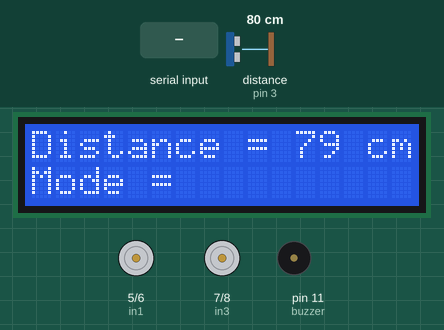
Simulated run of this sketch. Board: Arduino Uno, built with avr-gcc and run on an emulated ATmega328P. On the bench: 16×2 character LCD, motor-driver pin pairs drawn as motors (green arrow = first pin HIGH = forward, orange = second pin HIGH = backward, longer = more drive, scaled by the enable pin), buzzer (waves = sounding, pin HIGH). Wiring (inferred from the names in the program): ultrasonic range finder: trigger pin 4; echo pin 3. The inputs (shaded band) are chosen by the test bench; at power-on: distance to the obstacle (sensor on pin 3) 80 cm. The echo pulse lasts 58.3 µs per cm; pins used as bus, display or sensor lines are not drawn.

Above: at 1.2 s.
1.3 s: "F" received over Serial
At 2.5 s:
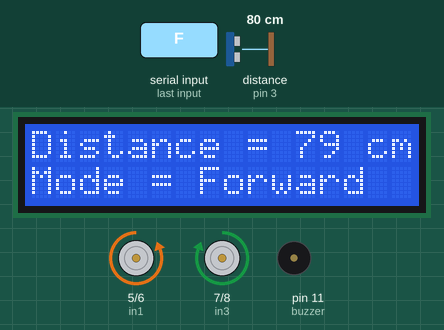
2.8 s: "B" received over Serial
At 3.8 s:
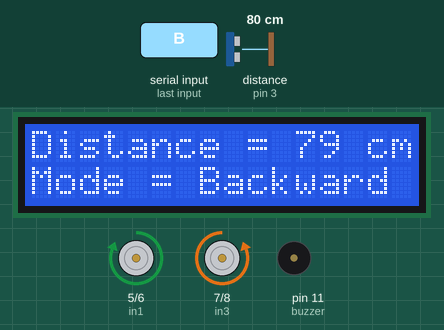
4.3 s: "R" received over Serial
At 4.9 s:
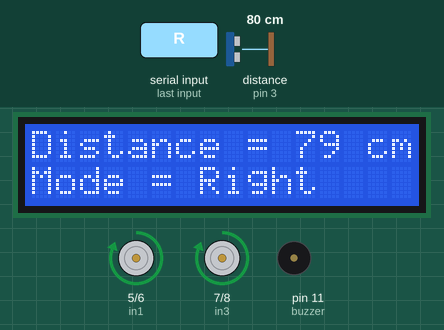
5.8 s: "L" received over Serial
At 7.0 s:
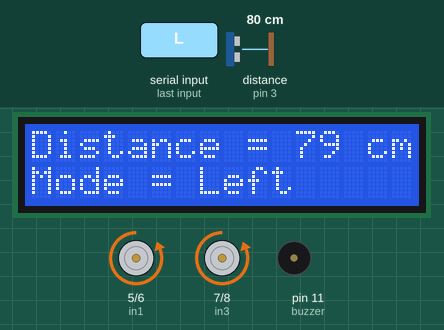
7.3 s: "S" received over Serial
At 8.5 s:
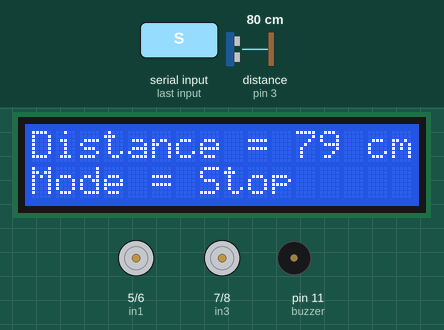
8.8 s: distance to the obstacle (sensor on pin 3) set to 24 cm
At 9.6 s:
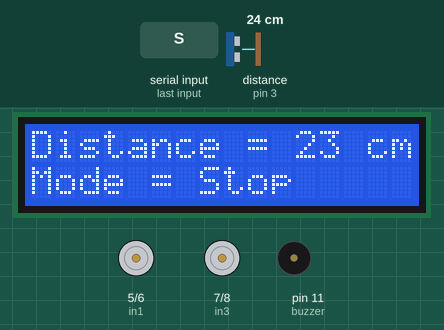
10.3 s: distance to the obstacle (sensor on pin 3) set to 19 cm
Timing chart, 0 to 14.3 s (numbered marks = the images above; inputs shaded):
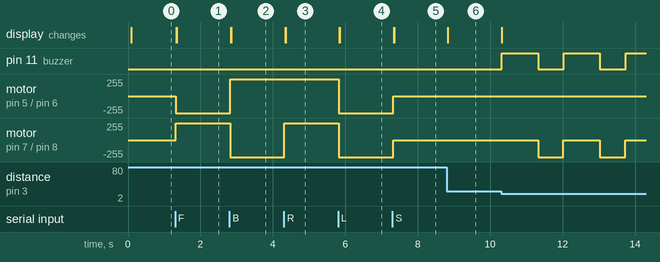

The sketch:

project.ino
```cpp
#include <LiquidCrystal_I2C.h>
LiquidCrystal_I2C lcd(0x27, 16, 2);

/************** Macros for Pins ************/
#define echo 3
#define trig 4
#define in1 5
#define in2 6
#define in3 7
#define in4 8
#define ena 9
#define enb 10
#define buzzer 11
//////////////////////////////////////////////////

uint32_t distance,time;

/************ Functions for directions of Robot ************/

void forward() //Moving Forward
{
  digitalWrite(in1, LOW);
  digitalWrite(in2, HIGH);
  digitalWrite(in3, HIGH);
  digitalWrite(in4, LOW);
  analogWrite(ena, 255);
  analogWrite(enb, 255);
}
void backward() //Moving Bacward
{
  digitalWrite(in1, HIGH);
  digitalWrite(in2, LOW);
  digitalWrite(in3, LOW);
  digitalWrite(in4, HIGH);
  analogWrite(ena, 255);
  analogWrite(enb, 255);
}
void right() //Moving Right
{
  digitalWrite(in1, HIGH);
  digitalWrite(in2, LOW);
  digitalWrite(in3, HIGH);
  digitalWrite(in4, LOW);
  analogWrite(ena, 255);
  analogWrite(enb, 255);
}
void left() //Moving Left
{
  digitalWrite(in1, LOW);
  digitalWrite(in2, HIGH);
  digitalWrite(in3, LOW);
  digitalWrite(in4, HIGH);
  analogWrite(ena, 255);
  analogWrite(enb, 255);
}
void stop() //Stop
{
  analogWrite(ena, 0);
  analogWrite(enb, 0);
}
//////////////////////////////////////////////////
void hold() //if distance less than 20 cm
{
  digitalWrite(buzzer, HIGH);
  delay(1000);
  digitalWrite(buzzer, LOW);
  digitalWrite(in1, HIGH);
  digitalWrite(in2, LOW);
  digitalWrite(in3, LOW);
  digitalWrite(in4, HIGH);
  analogWrite(ena, 0);
  analogWrite(enb, 255);
  delay(700);
}
//////////////////////////////////////////////////

void setup() {
  // put your setup code here, to run once:
for(int i = 4;i<=11;i++)
{
  pinMode(i, OUTPUT);
}
  pinMode(echo, INPUT);

  Serial.begin(9600); //Start Connection with Bluetooth

  lcd.init();
  lcd.backlight();

  lcd.setCursor(0, 0);
  lcd.print("Distance = ");
  lcd.setCursor(0, 1);
  lcd.print("Mode = ");
}
void loop() {

  digitalWrite(trig, LOW);
  delayMicroseconds(2);
  digitalWrite(trig, HIGH);
  delayMicroseconds(10);
  digitalWrite(trig, LOW);
  time = pulseIn(echo, HIGH);
  distance = (time/2) * 0.0343;
  lcd.setCursor(11, 0);
  lcd.print(distance);
  lcd.print(" cm = ");
  if(distance <= 20)
     {
      stop();
      hold();
      stop();
     }

  if(Serial.available() > 0)
  {
    char option = Serial.read();
    digitalWrite(trig, LOW);
    delayMicroseconds(2);
    digitalWrite(trig, HIGH);
    delayMicroseconds(10);
    digitalWrite(trig, LOW);
    time = pulseIn(echo, HIGH);
    distance = (time/2) * 0.0343;
    lcd.setCursor(11, 0);
    lcd.print(distance);
    lcd.print(" cm = ");
    if(option == 'F')
    {
     forward();
     lcd.setCursor(7, 1);
     lcd.print("Forward  ");
     lcd.setCursor(11, 0);
     lcd.print(distance);
     lcd.print(" cm = ");
     if(distance <= 20){
      stop();
      hold();
      option = 'S';
     }
    }
    else if(option == 'B'){
     backward();
     lcd.setCursor(7, 1);
     lcd.print("Backward  ");
     lcd.setCursor(11, 0);
     lcd.print(distance);
     lcd.print(" cm = ");
      if(distance <= 20)
      {
      stop();
      hold();
      option = 'S';
      }
    }
    else if(option == 'R'){
    right();
    lcd.setCursor(7, 1);
    lcd.print("Right    ");
    lcd.setCursor(11, 0);
    lcd.print(distance);
    lcd.print(" cm = ");
     if(distance <= 20)
     {
      stop();
      hold();
      option = 'S';
     }
    }
    else if(option == 'L'){
    left();
    lcd.setCursor(7, 1);
    lcd.print("Left    ");
    lcd.setCursor(11, 0);
    lcd.print(distance);
    lcd.print(" cm = ");
     if(distance <= 20)
     {
      stop();
      hold();
      option = 'S';
     }
    }
    else if(option == 'S'){
    stop();
    lcd.setCursor(7, 1);
    lcd.print("Stop    ");
    lcd.setCursor(11, 0);
    lcd.print(distance);
    lcd.print(" cm = ");
    }
  }
}
```

Measured:
- after the input at 1.3 s, motor on pin 5 (in1) / pin 6 (in2): stopped → backward 255/255 at once; motor on pin 7 (in3) / pin 8 (in4): stopped → forward 255/255 at once; the display: first changes at once (image 1 shows a later state)
- after the input at 2.8 s, motor on pin 5 (in1) / pin 6 (in2): backward 255/255 → forward 255/255 at once; motor on pin 7 (in3) / pin 8 (in4): forward 255/255 → backward 255/255 at once; the display: first changes at once (image 2 shows a later state)
- after the input at 4.3 s, motor on pin 7 (in3) / pin 8 (in4): backward 255/255 → forward 255/255 at once; the display: first changes at once (image 3 shows a later state)
- after the input at 5.8 s, motor on pin 5 (in1) / pin 6 (in2), motor on pin 7 (in3) / pin 8 (in4): forward 255/255 → backward 255/255 at once; the display: first changes at once (image 4 shows a later state)
- after the input at 7.3 s, motor on pin 5 (in1) / pin 6 (in2), motor on pin 7 (in3) / pin 8 (in4): backward 255/255 → stopped at once; the display: first changes at once (image 5 shows a later state)
- after the input at 8.8 s, the display: changes at once (image 6)
- after the input at 10.3 s, pin 11 (buzzer): alternates HIGH for 1.0 s and LOW for 0.71 s, starting at once; motor on pin 7 (in3) / pin 8 (in4): alternates backward 255/255 for 0.70 s and stopped for 1.0 s, starting after 1.0 s
